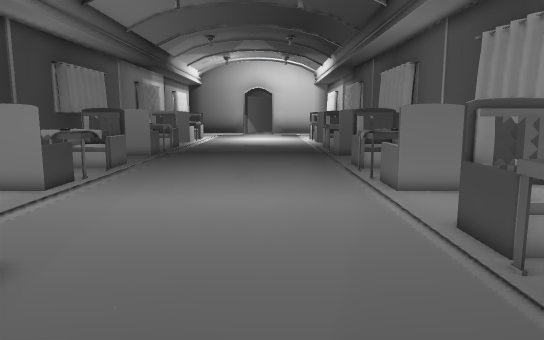
[1] (above)

16 first-person views from a walk through a scene from a Unity 3-D project. The camera is 1.3 m above the floor, tilts 8° down and sees 70° across. The floor is counted in squares, 0.5 m on a side. Each view is taken from the middle of a square. On the plan, view 1 faces up. The plan holds only what a view shows up to about 20 squares ahead; the rest is blank. The place goes on beyond the plan.

[2]
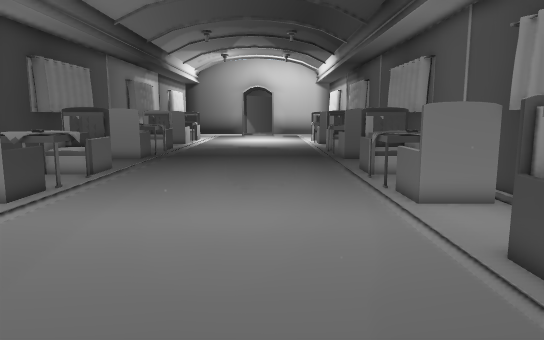

[3]
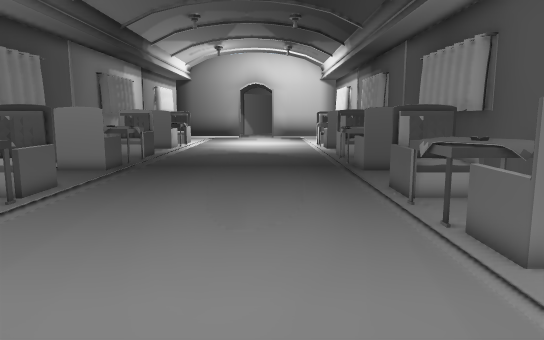

[4]
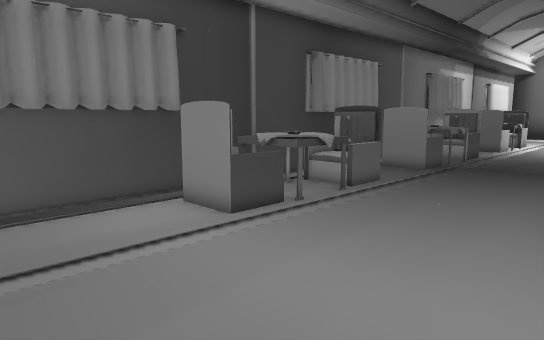

[5]
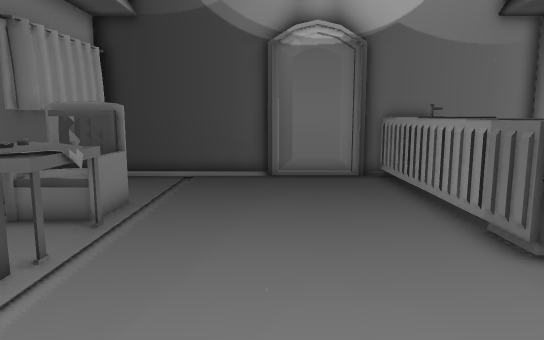

[6]
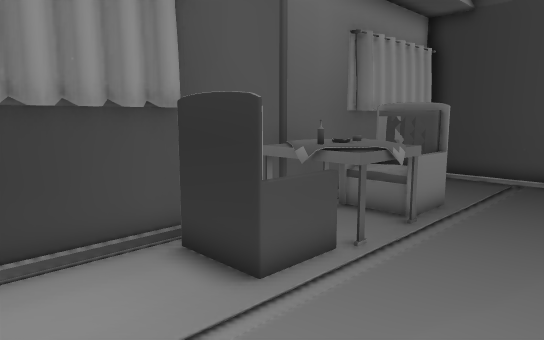

[7]
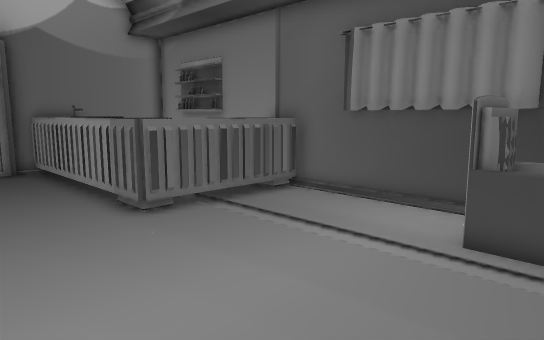

[8]
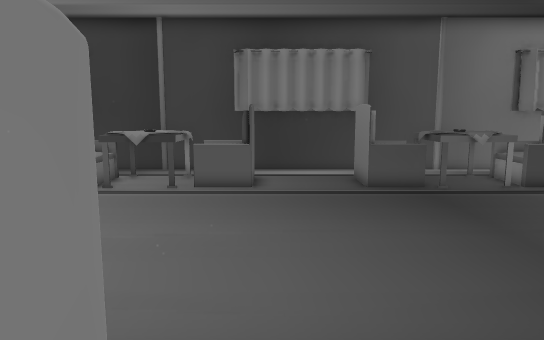

[9]
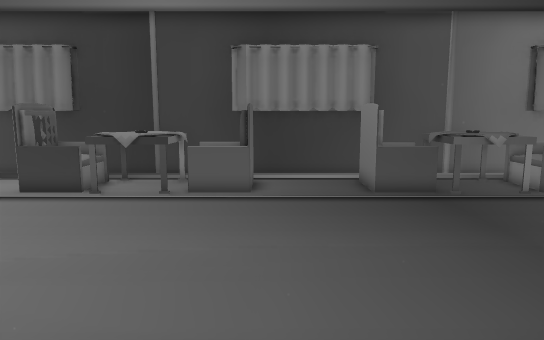

[10]
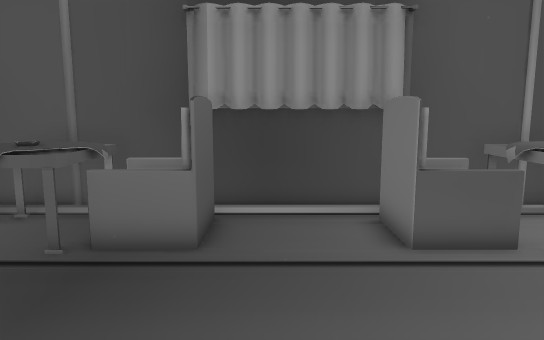

[11]
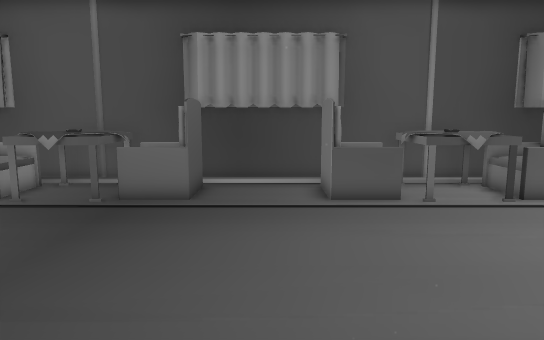

[12]
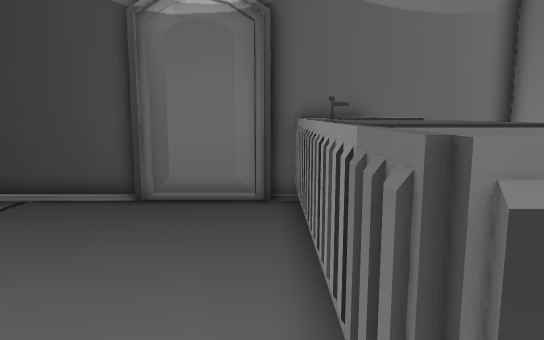

[13]
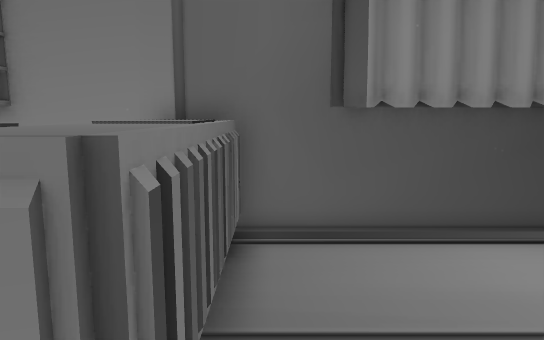

[14]
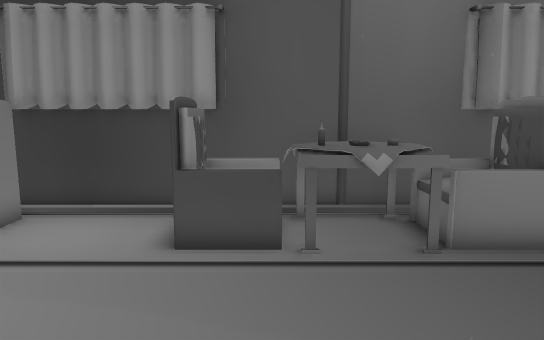

[15]
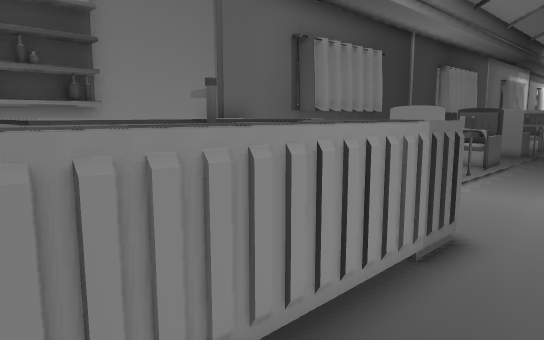

[16]
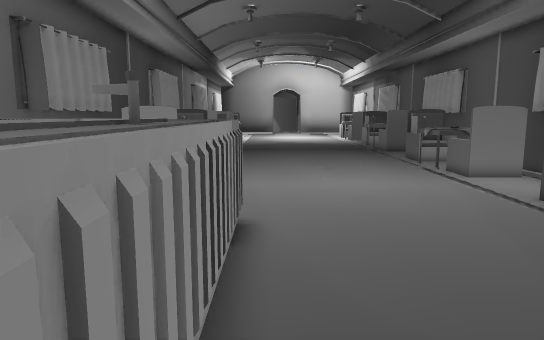

### Floor plan
Key: @ floor where view 1 was taken; # wall or solid block; x gap in a wall; . main floor; : floor 0.5 m higher than the main floor; = window, fence, low wall or low ledge; ^ raised ledge.
Columns run from 11 left of view 1 to 8 right of it. Each row starts with its distance up from view 1.
 30 #^^^....     ..^^^^#
 29 #^^^.....   ...^^^^#
 28 #^^^...........^^^^#
 27 #^ ^...........=::##
 26 ####...........=####
 25 #   ............###
 24 #.................#
 23 #.................#
 22 #.................##
 21 ####...........#####
 20 #^=^...........=^^^#
 19 #=^^...........==^##
 18 #^^^...........^^^^#
 17 #^^^...........^^^^#
 16 #^^^...........^^^^#
 15 #^^^............^^^#
 14 #^^^...........=^^^#
 13 #x##............####
 12 #.................##
 11 #.................#
 10 #.................#
  9 #..............#####
  8 #..............=^=##
  7 #..............==^^#
  6 ^^^^^^^........^^^^#
  5 ^ ^^^^^........^^^^#
  4 #   ^^^........^^^^#
  3 #   ^^^.........^^^#
  2 #   ^^^........=^^^#
  1 #    ^^.........####
  0 #    ^^....@..... ##
 -1 #    ^^.......... #
 -2 #     ^...........#
 -3 #     ^...........#
 -4 #####^^############

Positions as (right, up) in squares from view 1, and headings:
1: (0, 0), facing up
2: (0, 2), facing up
3: (0, 7), facing up
4: (0, 7), facing up-left
5: (0, 13), facing down
6: (0, 13), facing down-right
7: (0, 16), facing down-left
8: (6, 22), facing left
9: (5, 22), facing left
10: (-3, 24), facing right
11: (-7, 23), facing right
12: (-4, 8), facing down
13: (-3, 7), facing left
14: (-3, 7), facing right
15: (-2, -2), facing up-left
16: (-4, -3), facing up
